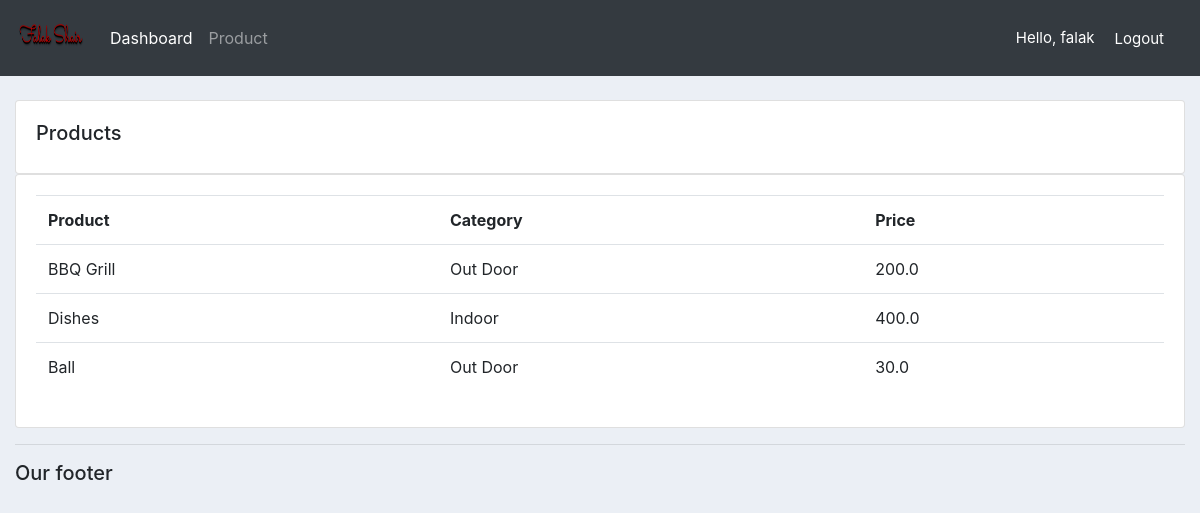
Screenshot of /products/ (signed in) with the database file from the repository.
### accounts/models.py (models this page shows, shortened)
class Product(models.Model):
    CATEGORY = (
        ('Indoor', 'Indoor'),
        ('Out Door', 'Out Door'),
    )
    name = models.CharField(max_length=200, null=True)
    price = models.FloatField(null=True)
    category = models.CharField(max_length=200, null=True, choices=CATEGORY)
    description = models.CharField(max_length=200, null=True, blank=True)
    date_created = models.DateTimeField(auto_now_add=True)
    tag = models.ManyToManyField(Tag)

### accounts/decorators.py (the view)
        def wrapper_func(request, *args, **kwargs):
            group = None
            if request.user.groups.exists():
                group = request.user.groups.all()[0].name
            if group in allowed_roles:
                return view_func(request, *args, **kwargs)
            else:
                return HttpResponse('You are not authorized to view this page')

### accounts/views.py (called while the page is built)
@login_required(login_url='login')
@allowed_users(allowed_roles=['admin'])
def products(request):
    products = Product.objects.all()
    return render(request, 'accounts/products.html', {'products': products})

### accounts/templates/accounts/products.html
{% extends "accounts/base.html" %}
{% block content %}
<br>
<div class="row">
    <div class="col-md">
        <div class="card card-body">
            <h5>Products</h5>
        </div>
        <div class="card card-body">
            <table class="table">
                <tr>
                    <th>Product</th>
                    <th>Category</th>
                    <th>Price</th>
                </tr>
                {% for i in products %}
                <tr>
                    <td>{{i.name}}</td>
                    <td>{{i.category}}</td>
                    <td>{{i.price}}</td>
                </tr>
                {% endfor %}
            </table>
        </div>
    </div>
</div>
{% endblock %}

### accounts/templates/accounts/navbar.html (shortened to what this page needs)
{% load static %}
<nav class="navbar navbar-expand-lg navbar-dark bg-dark">
    <a class="navbar-brand" href="#">
        <img src="{% static 'images/logo.png' %}" alt="logo" width="70" height="50">
    </a>
    <div class="collapse navbar-collapse" id="navbarNav">
        <ul class="navbar-nav">
            {% if request.user.is_staff %}
            <li class="nav-item active">
                <a class="nav-link" href="{% url 'home' %}">Dashboard</a>
            </li>
            <li class="nav-item">
                <a class="nav-link" href="{% url 'product' %}">Product</a>
            </li>
            {% else %}
            <li class="nav-item">
                <a class="nav-link" href="{% url 'account' %}">Setting</a>
            </li>
            {% endif %}
        </ul>
    </div>
    <span class="hello-msg">Hello, {{request.user}} </span>
    <span><a class="hello-msg" href="{% url 'logout' %}">Logout</a></span>
</nav>

### static/css/style.css (style rules this page uses)
body { background-color: #ebeff5; }

### accounts/templates/accounts/navbar.html (style rules this page uses)
.hello-msg { font-size: 15px ; color: #fff; margin-right: 20px; }

### rows the page displays
Product: name "BBQ Grill", category "Out Door", price "200.0"
Product: name "Dishes", category "Indoor", price "400.0"
Product: name "Ball", category "Out Door", price "30.0"

### other values shown
{{ request.user }} "falak"
